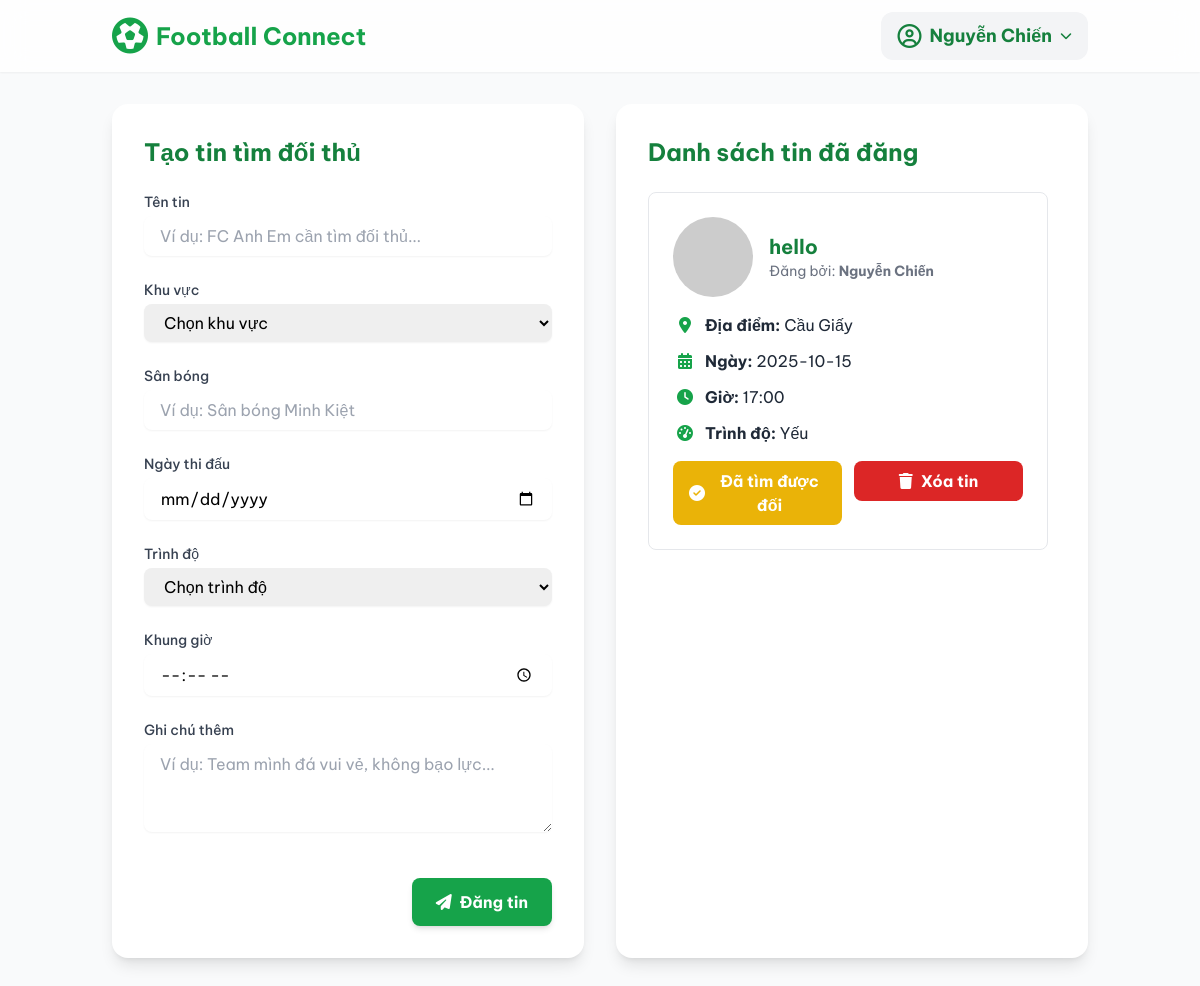
The app's page /find_opponent (signed in) with its own data.
### app.py (models this page shows, shortened)
class User(UserMixin, db.Model):
    id = db.Column(db.Integer, primary_key=True)
    username = db.Column(db.String(100), unique=True, nullable=False)
    password = db.Column(db.String(100), nullable=False)
    email = db.Column(db.String(120), unique=True, nullable=False)
    phone = db.Column(db.String(20))
    posts = db.relationship('Post', backref='author', lazy=True)

class Post(db.Model):
    id = db.Column(db.Integer, primary_key=True)
    title = db.Column(db.String(200), nullable=False)
    location = db.Column(db.String(200), nullable=False)
    pitch = db.Column(db.String(100), nullable=False)
    match_date = db.Column(db.String(50), nullable=False)
    skill_level = db.Column(db.String(50), nullable=False)
    time_frame = db.Column(db.String(50), nullable=False)
    notes = db.Column(db.Text, nullable=True)
    user_id = db.Column(db.Integer, db.ForeignKey('user.id'), nullable=False)
    username = db.Column(db.String(100), nullable=False)
    status = db.Column(db.String(20), nullable=False, default='open')
    ratings = db.relationship('Rating', backref='post', lazy=True)

### app.py (the view, shortened to what this page needs)
@app.route('/find_opponent', methods=['GET', 'POST'])
@login_required
def find_opponent():
    posts = Post.query.filter_by(user_id=current_user.id).order_by(Post.id.desc()).all()
    post_ids = [post.id for post in posts]
    ratings = Rating.query.filter(Rating.post_id.in_(post_ids), Rating.rater_id == current_user.id).all()
    ratings_by_post = {rating.post_id: rating for rating in ratings}
    return render_template('find_opponent.html', posts=posts, ratings=ratings_by_post)

### app.py (called while the page is built)
@login_manager.user_loader
def load_user(user_id):
    return User.query.get(int(user_id))

### templates/find_opponent.html (shortened to what this page needs)
<!DOCTYPE html>
<html lang="vi">
<head>
    <script src="https://cdn.tailwindcss.com"></script>
    <link rel="stylesheet" href="https://cdnjs.cloudflare.com/ajax/libs/font-awesome/6.4.2/css/all.min.css">
</head>
<body class="bg-gray-50">
    <nav class="bg-white/80 backdrop-blur-md shadow-sm sticky top-0 z-50">
        <div class="container mx-auto px-6 py-3 flex justify-between items-center">
            <a href="{{ url_for('home') }}" class="flex items-center font-bold text-2xl text-green-600">
                <i class="fa-solid fa-futbol text-green-600 text-4xl mr-2"></i>
                <span>Football Connect</span>
            </a>
            <div class="flex items-center space-x-3">
                {% if current_user.is_authenticated %}
                <div class="relative">
                    <button id="user-menu-button" class="flex items-center bg-gray-100 rounded-xl px-4 py-2 space-x-2 text-left hover:bg-gray-200 focus:outline-none transition">
                        <i class="fa-regular fa-user-circle text-green-700 text-2xl"></i>
                        <span class="font-bold text-green-700 text-lg">{{ current_user.username }}</span>
                        <i class="fa-solid fa-chevron-down text-green-700 text-xs ml-2"></i>
                    </button>
                </div>
                {% endif %}
            </div>
        </div>
    </nav>
    <main class="container mx-auto px-6 py-8">
        <div class="grid grid-cols-1 lg:grid-cols-2 gap-8">
            <div class="bg-white p-8 rounded-2xl shadow-lg">
                <h1 class="text-2xl font-bold text-green-700 mb-6">Tạo tin tìm đối thủ</h1>
                <form id="post-form" action="{{ url_for('find_opponent') }}" method="POST" class="space-y-6">
                    <div>
                        <label for="title" class="block text-sm font-medium text-gray-700 mb-1">Tên tin</label>
                        <input type="text" id="title" name="title" class="w-full border-gray-300 rounded-lg shadow-sm focus:border-green-500 focus:ring-green-500 px-4 py-2" placeholder="Ví dụ: FC Anh Em cần tìm đối thủ..." required>
                    </div>
                    <div>
                        <label for="location" class="block text-sm font-medium text-gray-700 mb-1">Khu vực</label>
                        <select id="location" name="location" class="w-full border-gray-300 rounded-lg shadow-sm focus:border-green-500 focus:ring-green-500 px-4 py-2" required>
                            <option value="" disabled selected>Chọn khu vực</option>
                        </select>
                    </div>
                    <div>
                        <label for="pitch" class="block text-sm font-medium text-gray-700 mb-1">Sân bóng</label>
                        <input type="text" id="pitch" name="pitch" class="w-full border-gray-300 rounded-lg shadow-sm focus:border-green-500 focus:ring-green-500 px-4 py-2" placeholder="Ví dụ: Sân bóng Minh Kiệt" required>
                    </div>
                    <div>
                        <label for="match_date" class="block text-sm font-medium text-gray-700 mb-1">Ngày thi đấu</label>
                        <input type="date" id="match_date" name="match_date" class="w-full border-gray-300 rounded-lg shadow-sm focus:border-green-500 focus:ring-green-500 px-4 py-2" required>
                    </div>
                    <div>
                        <label for="skill_level" class="block text-sm font-medium text-gray-700 mb-1">Trình độ</label>
                        <select id="skill_level" name="skill_level" class="w-full border-gray-300 rounded-lg shadow-sm focus:border-green-500 focus:ring-green-500 px-4 py-2" required>
                            <option value="" disabled selected>Chọn trình độ</option>
                        </select>
                    </div>
                    <div>
                        <label for="time_frame" class="block text-sm font-medium text-gray-700 mb-1">Khung giờ</label>
                        <input type="time" id="time_frame" name="time_frame" class="w-full border-gray-300 rounded-lg shadow-sm focus:border-green-500 focus:ring-green-500 px-4 py-2" required>
                    </div>
                    <div>
                        <label for="notes" class="block text-sm font-medium text-gray-700 mb-1">Ghi chú thêm</label>
                        <textarea id="notes" name="notes" rows="3" class="w-full border-gray-300 rounded-lg shadow-sm focus:border-green-500 focus:ring-green-500 px-4 py-2" placeholder="Ví dụ: Team mình đá vui vẻ, không bạo lực..."></textarea>
                    </div>
                    <div class="flex justify-end items-center pt-4">
                        <button type="submit" class="bg-green-600 hover:bg-green-700 text-white font-bold py-3 px-6 rounded-lg shadow-md transition duration-300 ease-in-out flex items-center space-x-2">
                            <i class="fa-solid fa-paper-plane"></i>
                            <span>Đăng tin</span>
                        </button>
                    </div>
                </form>
            </div>
            <div id="posts-container" class="bg-white p-8 rounded-2xl shadow-lg">
                <h2 class="text-2xl font-bold text-green-700 mb-6">Danh sách tin đã đăng</h2>
                <div id="posts-list" class="space-y-4 max-h-[75vh] overflow-y-auto pr-2">
                    {% if posts %}
                        {% for post in posts %}
                        <div class="border border-gray-200 rounded-lg p-6 space-y-4">
                            <div class="flex items-center space-x-4 mb-4">
                                <img src="https://ui-avatars.com/api/?name={{ post.username[0] }}&background=random&color=fff&rounded=true&size=56" alt="Team Logo" class="rounded-full">
                                <div>
                                    <h3 class="text-xl font-bold text-green-700">{{ post.title }}</h3>
                                    <p class="text-sm text-gray-500">Đăng bởi: <strong>{{ post.username }}</strong></p>
                                </div>
                            </div>
                            <div class="space-y-3 text-gray-800">
                                <p><i class="fa-solid fa-location-dot w-6 text-center mr-2 text-green-600"></i><strong>Địa điểm:</strong> {{ post.location }}</p>
                                <p><i class="fa-solid fa-calendar-days w-6 text-center mr-2 text-green-600"></i><strong>Ngày:</strong> {{ post.match_date }}</p>
                                <p><i class="fa-solid fa-clock w-6 text-center mr-2 text-green-600"></i><strong>Giờ:</strong> {{ post.time_frame }}</p>
                                <p><i class="fa-solid fa-gauge-high w-6 text-center mr-2 text-green-600"></i><strong>Trình độ:</strong> {{ post.skill_level }}</p>
                            </div>
                            <div class="mt-6">
                                <div class="grid grid-cols-2 gap-3">
                                    {% if post.status == 'open' %}
                                    <form action="{{ url_for('close_post', post_id=post.id) }}" method="POST" onsubmit="return confirm('Bạn có chắc muốn đóng tin này không? Tin đã đóng sẽ không thể mở lại.');">
                                        <button type="submit" class="w-full bg-yellow-500 text-white font-bold py-2 px-4 rounded-lg hover:bg-yellow-600 transition flex items-center justify-center">
                                            <i class="fa-solid fa-check-circle mr-2"></i> Đã tìm được đối
                                        </button>
                                    </form>
                                    <form action="{{ url_for('delete_user_post', post_id=post.id) }}" method="POST" onsubmit="return confirm('Bạn có chắc muốn xóa tin này không?');">
                                        <button type="submit" class="w-full bg-red-600 text-white font-bold py-2 px-4 rounded-lg hover:bg-red-700 transition flex items-center justify-center">
                                            <i class="fa-solid fa-trash mr-2"></i> Xóa tin
                                        </button>
                                    </form>
                                    {% endif %}
                                </div>
                            </div>
                        </div>
                        {% endfor %}
                    {% else %}
                    <div id="no-posts-placeholder" class="text-center text-gray-500 py-10">
                        <p>Chưa có tin nào được đăng.</p>
                        <p class="text-sm mt-1">Hãy điền thông tin và nhấn "Đăng tin".</p>
                    </div>
                    {% endif %}
                </div>
            </div>
        </div>
    </main>
</body>
</html>

### templates/find_opponent.html (style rules this page uses)
body { font-family: 'Be Vietnam Pro', sans-serif; }

### records on screen
User: username "Nguyễn Chiến"
Post: title "hello", username "Nguyễn Chiến", location "Cầu Giấy", match_date "2025-10-15", time_frame "17:00", skill_level "Yếu"
